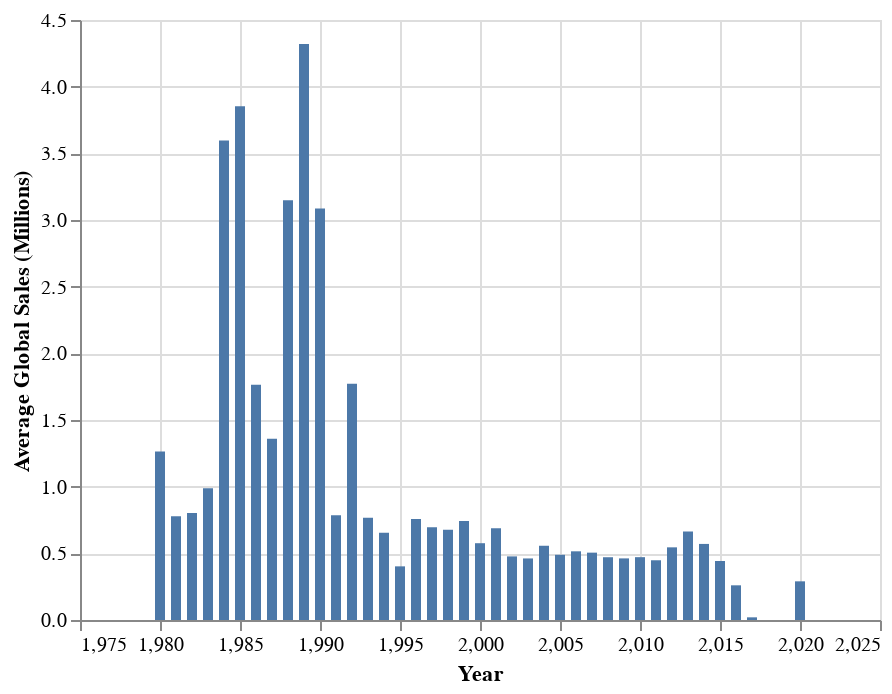

The notebook cell this image was saved under:
### Code cell
# Plot average global sales against year of release
chart_avg = alt.Chart(df_avgbyyear).mark_bar().encode(x="Year", y = "Average Global Sales (Millions)", tooltip = ["Year","Average Global Sales (Millions)"])
chart_avg

### Figure 1 — Vega-Lite specification as saved in the notebook (floating-point values rounded to 4 significant figures)
{"config": {"view": {"continuousWidth": 400, "continuousHeight": 300}}, "data": {"name": "data-3a44a81b91e8a4c8d54c2bba5f0a6e5c"}, "mark": "bar", "encoding": {"tooltip": [{"field": "Year", "type": "quantitative"}, {"field": "Average Global Sales (Millions)", "type": "quantitative"}], "x": {"field": "Year", "type": "quantitative"}, "y": {"field": "Average Global Sales (Millions)", "type": "quantitative"}}, "$schema": "https://vega.github.io/schema/vega-lite/v4.17.0.json", "datasets": {"data-3a44a81b91e8a4c8d54c2bba5f0a6e5c": [{"Year": 1980.0, "Average Global Sales (Millions)": 1.264}, {"Year": 1981.0, "Average Global Sales (Millions)": 0.7776}, {"Year": 1982.0, "Average Global Sales (Millions)": 0.8017}, {"Year": 1983.0, "Average Global Sales (Millions)": 0.9876}, {"Year": 1984.0, "Average Global Sales (Millions)": 3.597}, {"Year": 1985.0, "Average Global Sales (Millions)": 3.853}, {"Year": 1986.0, "Average Global Sales (Millions)": 1.765}, {"Year": 1987.0, "Average Global Sales (Millions)": 1.359}, {"Year": 1988.0, "Average Global Sales (Millions)": 3.148}, {"Year": 1989.0, "Average Global Sales (Millions)": 4.321}, {"Year": 1990.0, "Average Global Sales (Millions)": 3.087}, {"Year": 1991.0, "Average Global Sales (Millions)": 0.7861}, {"Year": 1992.0, "Average Global Sales (Millions)": 1.771}, {"Year": 1993.0, "Average Global Sales (Millions)": 0.7663}, {"Year": 1994.0, "Average Global Sales (Millions)": 0.6544}, {"Year": 1995.0, "Average Global Sales (Millions)": 0.4023}, {"Year": 1996.0, "Average Global Sales (Millions)": 0.7572}, {"Year": 1997.0, "Average Global Sales (Millions)": 0.6954}, {"Year": 1998.0, "Average Global Sales (Millions)": 0.6766}, {"Year": 1999.0, "Average Global Sales (Millions)": 0.7433}, {"Year": 2000.0, "Average Global Sales (Millions)": 0.5759}, {"Year": 2001.0, "Average Global Sales (Millions)": 0.6877}, {"Year": 2002.0, "Average Global Sales (Millions)": 0.4771}, {"Year": 2003.0, "Average Global Sales (Millions)": 0.4617}, {"Year": 2004.0, "Average Global Sales (Millions)": 0.5569}, {"Year": 2005.0, "Average Global Sales (Millions)": 0.4892}, {"Year": 2006.0, "Average Global Sales (Millions)": 0.5151}, {"Year": 2007.0, "Average Global Sales (Millions)": 0.5052}, {"Year": 2008.0, "Average Global Sales (Millions)": 0.4708}, {"Year": 2009.0, "Average Global Sales (Millions)": 0.462}, {"Year": 2010.0, "Average Global Sales (Millions)": 0.4712}, {"Year": 2011.0, "Average Global Sales (Millions)": 0.448}, {"Year": 2012.0, "Average Global Sales (Millions)": 0.5449}, {"Year": 2013.0, "Average Global Sales (Millions)": 0.664}, {"Year": 2014.0, "Average Global Sales (Millions)": 0.5706}, {"Year": 2015.0, "Average Global Sales (Millions)": 0.4423}, {"Year": 2016.0, "Average Global Sales (Millions)": 0.2601}, {"Year": 2017.0, "Average Global Sales (Millions)": 0.02}, {"Year": 2020.0, "Average Global Sales (Millions)": 0.29}]}}
